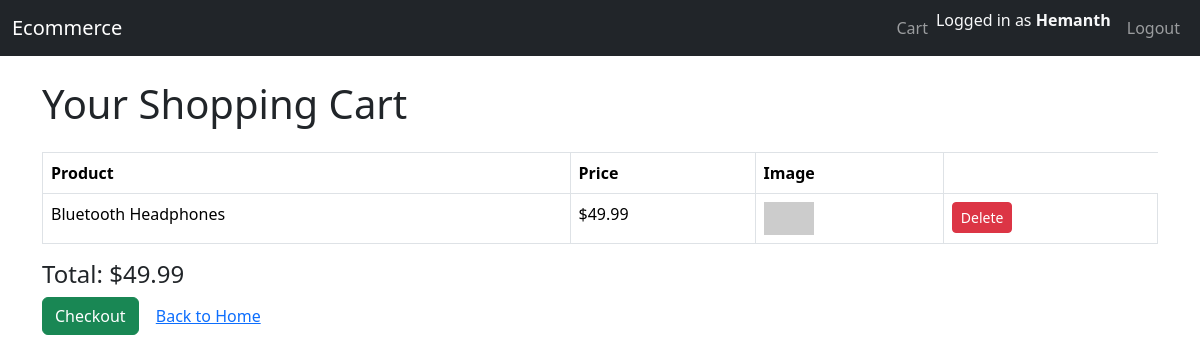
/cart (signed in), run on the app's committed database.
### models/__init__.py (models this page shows)
class User(db.Model):
    id = db.Column(db.Integer, primary_key=True)
    username = db.Column(db.String(80), unique=True, nullable=False)
    password = db.Column(db.String(120), nullable=False)

class Product(db.Model):
    id = db.Column(db.Integer, primary_key=True)
    name = db.Column(db.String(120), nullable=False)
    price = db.Column(db.Float, nullable=False)
    description = db.Column(db.Text, nullable=True)
    category = db.Column(db.String(80), nullable=True)
    image_url = db.Column(db.String(255), nullable=True)
    inventory = db.Column(db.Integer, nullable=False, default=0)

### app.py (the view)
@app.route('/cart')
def cart():
    if 'user_id' not in session:
        return redirect(url_for('login'))
    cart_items = Cart.query.filter_by(user_id=session['user_id']).all()
    products = []
    total = 0
    for item in cart_items:
        product = Product.query.get(item.product_id)
        if product:
            products.append({'name': product.name, 'price': product.price, 'image_url': product.image_url})
            total += product.price
    return render_template('cart.html', cart_items=cart_items, products=products, total=total)

### app.py (called while the page is built)
@app.context_processor
def inject_user():
    user = None
    user_id = session.get('user_id')
    if user_id:
        user = User.query.get(user_id)
    return dict(current_user=user)

### templates/cart.html (shortened to what this page needs)
{% extends 'base.html' %}
{% block content %}
<h1 class="mb-4">Your Shopping Cart</h1>
<table class="table table-bordered">
    <thead>
        <tr>
            <th>Product</th>
            <th>Price</th>
            <th>Image</th>
        </tr>
    </thead>
    <tbody>
        {% for i in range(cart_items|length) %}
        <tr>
            <td>{{ products[i].name }}</td>
            <td>${{ products[i].price }}</td>
            <td>{% if products[i].image_url %}<img src="{{ products[i].image_url }}" width="50">{% endif %}</td>
            <td>
                <form action="{{ url_for('remove_from_cart', cart_id=cart_items[i].id) }}" method="post" style="display:inline;">
                    <button type="submit" class="btn btn-sm btn-danger">Delete</button>
                </form>
            </td>
        </tr>
        {% endfor %}
    </tbody>
</table>
<h4>Total: ${{ total }}</h4>
<a href="{{ url_for('checkout') }}" class="btn btn-success">Checkout</a>
<a href="{{ url_for('home') }}" class="btn btn-link">Back to Home</a>
{% endblock %}

### templates/base.html (shortened to what this page needs)
<!DOCTYPE html>
<html lang="en">
<head>
    <link href="https://cdn.jsdelivr.net/npm/bootstrap@5.3.2/dist/css/bootstrap.min.css" rel="stylesheet">
</head>
<body>
<nav class="navbar navbar-expand-lg navbar-dark bg-dark mb-4">
  <div class="container-fluid">
    <a class="navbar-brand" href="{{ url_for('home') }}">Ecommerce</a>
    <div class="collapse navbar-collapse">
      <ul class="navbar-nav ms-auto">
        {% if session.user_id %}
            <li class="nav-item"><a class="nav-link" href="{{ url_for('cart') }}">Cart</a></li>
            <li class="nav-item">
              <span class="navbar-text text-light me-2">
                {% if current_user %}Logged in as <strong>{{ current_user.username }}</strong>{% endif %}
              </span>
            </li>
            <li class="nav-item"><a class="nav-link" href="{{ url_for('logout') }}">Logout</a></li>
        {% else %}
          <li class="nav-item"><a class="nav-link" href="{{ url_for('login') }}">Login</a></li>
          <li class="nav-item"><a class="nav-link" href="{{ url_for('register') }}">Register</a></li>
        {% endif %}
      </ul>
    </div>
  </div>
</nav>
<div class="container">
    {% block content %}{% endblock %}
</div>
</body>
</html>

### data on the page
User: username "Hemanth"
Product: name "Bluetooth Headphones", price "49.99"

### other printed values
{{ total }} "49.99"
